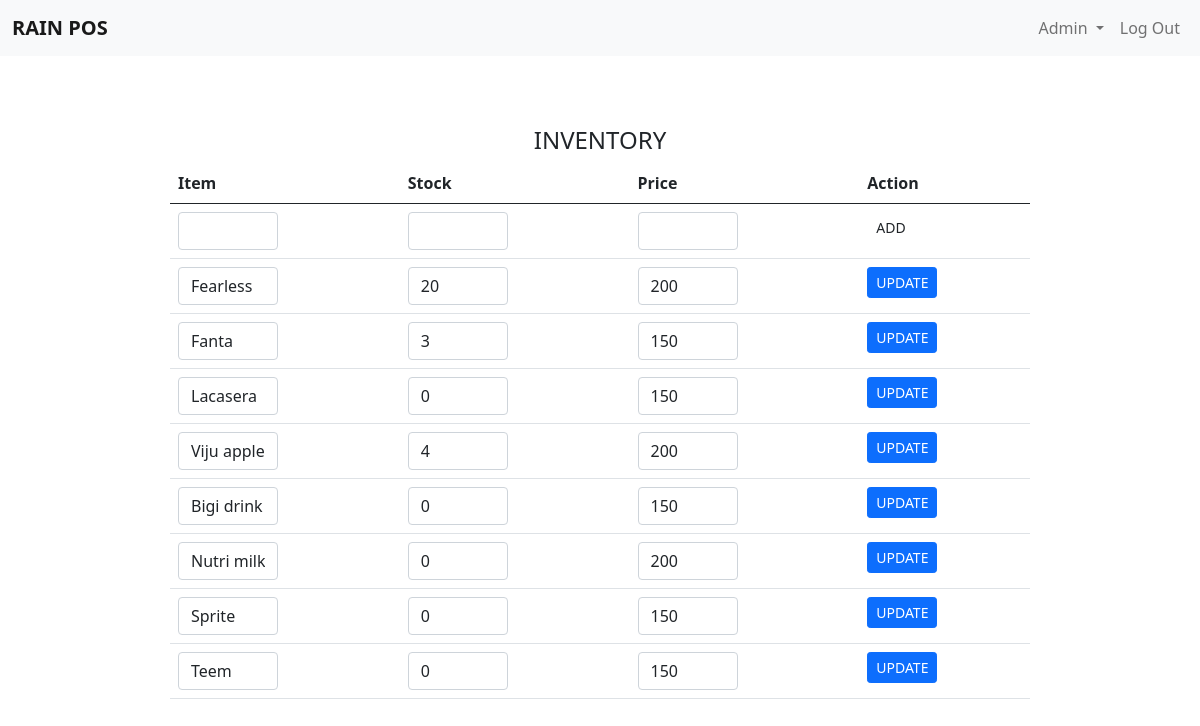
Page /inventory.php (signed in) on the committed database.
### tables this page shows
CREATE TABLE `items` (
  `id` int(4) NOT NULL,
  `item_name` varchar(32) NOT NULL,
  `amount` int(4) NOT NULL,
  `stock` int(4) NOT NULL DEFAULT '0'
);

### inventory.php (the view, shortened to what this page needs)
<?php require_once "inc/conn.php";
require "nav.php";
?>
<div class="inventory-div">
<center><h4>INVENTORY</h4></center>
<table class="table table-responsive">
    <thead>
        <tr>
            <th>Item</th>
            <th>Stock</th>
            <th>Price</th>
            <th>Action</th>
        </tr>
    </thead>
    <tbody>
    <tr>
            <form method="post">
            <td><input class="form-control" name="item_name" style="max-width: 100px;"></td>
            <td><input class="form-control" name="stock" style="max-width: 100px;" type="number" min="0"></td>
            <td><input class="form-control" name="amount" style="max-width: 100px;" type="number" step="10" min="0"></td>
            <td>
              <button type="submit" class="btn btn-sm ">ADD</button>
            </td>
            </form>
      </tr>
        <?php
        $sql = "SELECT * FROM items";
        $query= mysqli_query($conn, $sql);
        $items = array();
        while ($x=mysqli_fetch_assoc($query)){
            $items[]=$x;
        }
            foreach ($items as $i){
        ?>
        <tr>
            <form method="post">
            <td><input value="<?php echo $i['item_name'];?>" class="form-control" name="item_name" style="max-width: 100px;"></td>
            <td><input value="<?php echo $i['stock'];?>" class="form-control" name="stock" style="max-width: 100px;" type="number" min="0"></td>
            <td><input value="<?php echo $i['amount'];?>" class="form-control" name="amount" style="max-width: 100px;" type="number" step="10" min="0"></td>
            <td>
              <button type="submit" class="btn btn-sm btn-primary">UPDATE</button>
            </td>
            </form>
      </tr>
        <?php
            }
            ?>
    </tbody>
</table>
</div>

### style.css (style rules this page uses)
.inventory-div { max-width:900px; padding:20px; margin: auto; margin-top: 50px; }

### rows in the picture
items: item_name "Fearless", stock "20", amount "200"
items: item_name "Fanta", stock "3", amount "150"
items: item_name "Lacasera", stock "0", amount "150"
items: item_name "Viju apple", stock "4", amount "200"
items: item_name "Bigi drink", stock "0", amount "150"
items: item_name "Nutri milk", stock "0", amount "200"
items: item_name "Sprite", stock "0", amount "150"
items: item_name "Teem", stock "0", amount "150"
